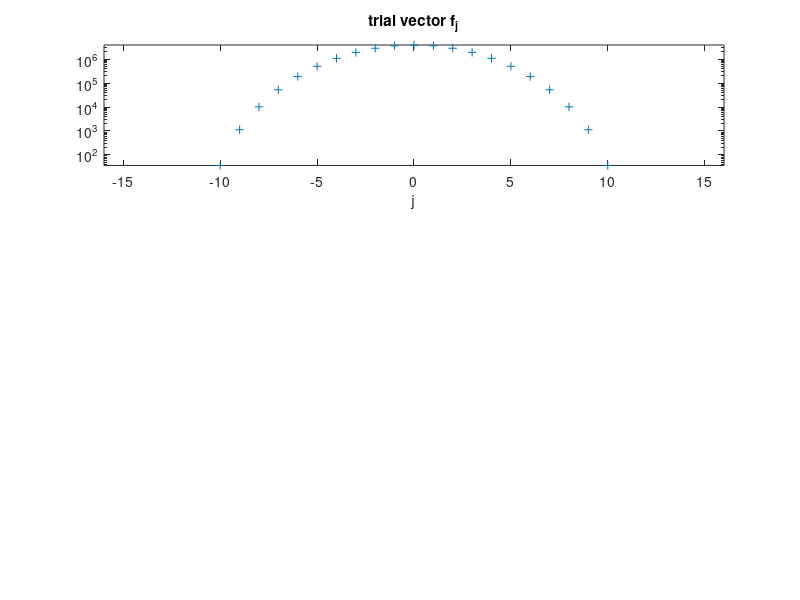

Source code (MATLAB): (Note: this script raises an error after producing the figure.)
% check deplinthed Kaiser-Bessel trial vector has correct DFT formula.
% Barnett 3/30/20, based on check_prop6.m Gaussian case.
% 4/6/20 deplinthed case.
% Needs: sinc, vline

clear
N = 32;             % DFT size
q = 21;              % submat size p*q
p = 15;
s = (pi/2)*q*(1-p/N);   % sigma, the freq param in KB
fprintf('predicted min-sing-val order 1/J_0(sigma) = %.3g\n',1/besseli(0,s))
J = ceil(-N/2):ceil(N/2)-1;   % handles N even or odd
f = real(besseli(0,s*sqrt(1-(2*J/q).^2))) - 1;   % deplinthed (the "-1") KB
f(~(J>=-q/2 & J<q/2)) = 0;                       % give it the cpt supp
%figure; plot(J,f,'+-'); title('f vector')
%f(abs(2*J)==q) = 0.5;       % fix the endpoints - still not enough
Ff = 0*J;     % k indices same as J ones
nt = 3e4;     % # terms: error = O(1/nt^2)   (note 1e5 gets 1e-14 rel digits)
Ffmax = nan(2*nt+1,1);    % measure how big each term is
for m=-nt:nt
  x = pi*q*(J/N+m);     % algebraic progression of freqs
  % this has catastrophic cancellation for large N and m... careful...
  Ffm = q*( sinc(sqrt(x.^2 - s^2)) - sinc(x) ); % this m term in DKB DFT formula
  Ff = Ff + Ffm;
  Ffmax(m+nt+1) = max(abs(Ffm));
end
fprintf('max abs (rel) of last term included (m=%d): %.3g (%.3g)\n',nt,Ffmax(end),Ffmax(end)/max(abs(Ff)))
% note for N odd, fftshift is off by one, hence the hacked circshift...
Ff0 = real(fftshift(fft(circshift(f,ceil(N/2)))));      % real since symmetric
fprintf('max rel err btw theory & num: %.3g\n',norm(Ff-Ff0,inf)/norm(Ff,inf))
% got at N=20, q=7, p=11, nt=1e6: 1e-14 error. I think that proves it!

figure; subplot(3,1,1); semilogy(J,f,'+'); title('trial vector f_j');
axis tight; v=axis; axis([-N/2 N/2 v(3:4)]); xlabel('j');
vline(q/2*[-1 1],'r:','q/2');
subplot(3,1,2); semilogy(J,abs([Ff;Ff0]), '+');
legend('(Ff)_k formula', '(Ff)_k numer.'); title('DFT of trial vector');
axis tight; v=axis; axis([-N/2 N/2 v(3:4)]); xlabel('k');
vline((N-p)/2*[-1 1],'r:','(N-p)/2');
subplot(3,1,3); plot(J,Ff-Ff0, '+-'); title('abs err in Ff: theory-numer.');
axis tight; v=axis; axis([-N/2 N/2 v(3:4)]); xlabel('k');
